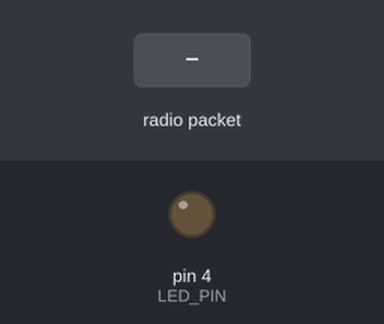
Bench run of a sketch on a simulated Arduino Uno, built with avr-gcc and run on an emulated ATmega328P. Shown: output pins drawn as LEDs (lit = HIGH). The inputs (shaded band) are chosen by the test bench. No radio packets arrive unless stated.

Above: at 1.2 s.
1.3 s: radio packet "1" arrives
At 2.4 s:
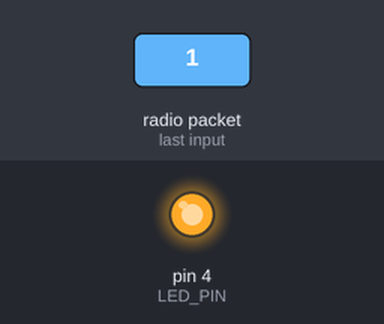
2.8 s: radio packet "0" arrives
At 3.5 s:
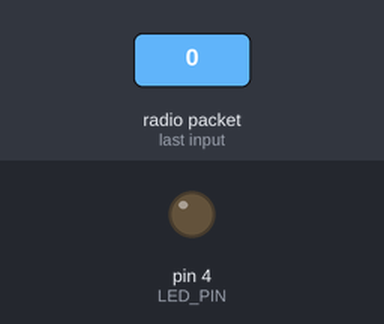
4.3 s: radio packet "2" arrives
At 4.6 s:
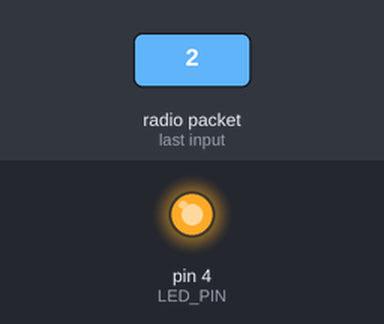
Timing chart, 0 to 7.3 s (numbered marks = the images above; inputs shaded):
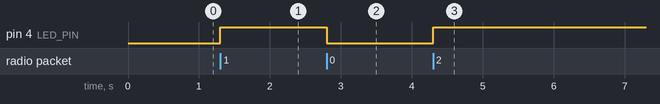

The sketch:

sketch_nov05a.ino
```cpp
#include <SPI.h>
#include <nRF24L01.h>
#include <RF24.h>

RF24 radio(7, 8);

int LED_PIN = 4;
const byte address[6] = "komic";
bool state = false;

void setup() {
  radio.begin();
  radio.openReadingPipe(0, address);
  radio.setPALevel(RF24_PA_MIN);
  radio.startListening();

  pinMode(LED_PIN, OUTPUT);
}

void loop() {
  if (radio.available()) {
    char text[32]="";
    radio.read(&text, sizeof(text));
    state = !state;
  }
  digitalWrite(LED_PIN, state);
}
```

Measured:
- after the input at 1.3 s, pin 4 (LED_PIN): LOW → HIGH at once
- after the input at 2.8 s, pin 4 (LED_PIN): HIGH → LOW at once
- after the input at 4.3 s, pin 4 (LED_PIN): LOW → HIGH at once
